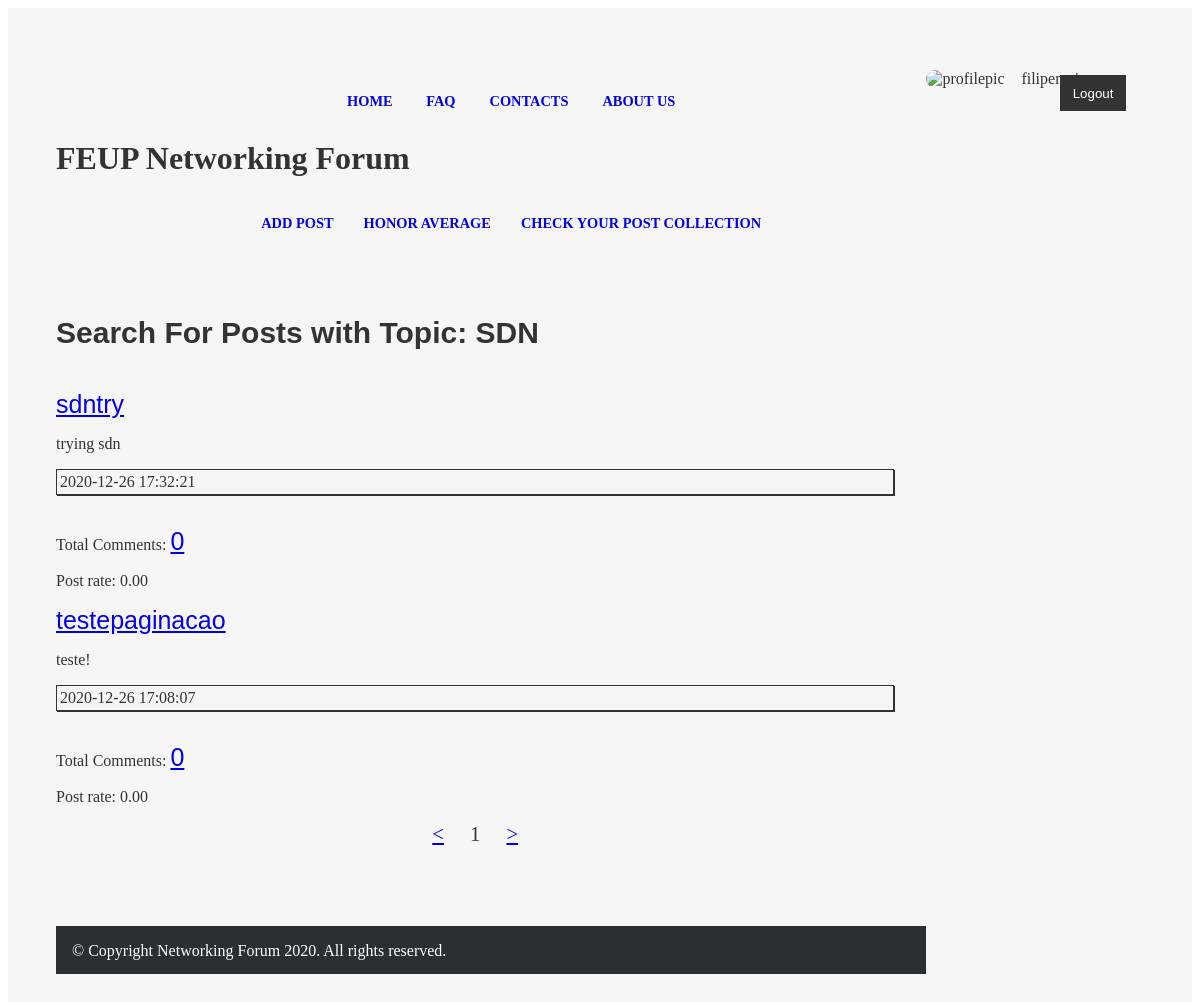
Before: /php/list_by_topic.php?topic=SDN (signed in) with the older database file.
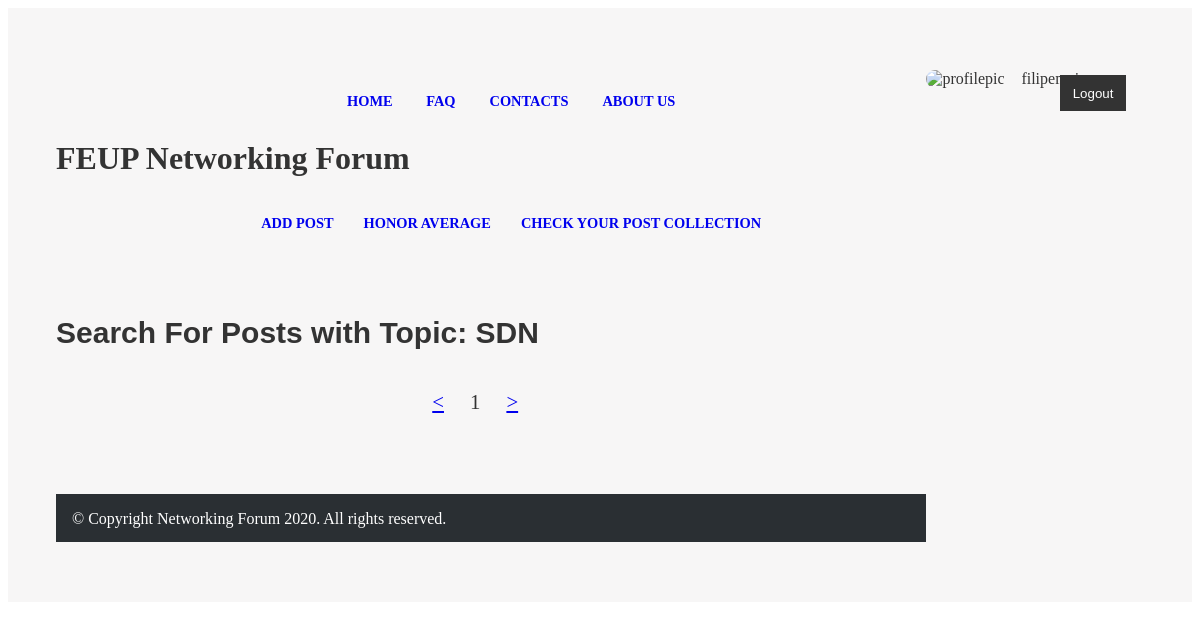
After: the same page with the newer database file.
### tables this page shows
CREATE TABLE forumpost (
    postid integer PRIMARY KEY AUTOINCREMENT,
    posttitle text NOT NULL,
    content text CHECK(LENGTH(content)>= 0 AND LENGTH(content)<20000),
    username text REFERENCES user, 
    published INTEGER, 
    topic text REFERENCES topic, 
    postrate integer CHECK(postrate>=0 AND postrate <=5)
    );

### php/list_by_topic.php (called while the page is built, shortened)
<?php
    require_once("../database/init.php");
    require_once("../database/posts.php");
    require_once("../database/comments.php");
    include_once("../templates/homepage_section/header_pagina_inicial_tpl.php");
    $topic = $_GET["topic"];
    $n_posts = getNumberOfPostsByTopic($topic);
    $n_pages = ceil($n_posts/2);
    if(isset($_GET["page"])){
      $page = $_GET["page"];
        if($page < 1){
          $page = 1;
        }
        if($page > $n_pages){
          $page = $n_pages;
        }
    } else{
        $page = 1;
    }
    $articles = getPostsByTopic($topic, $page);
    include_once("../templates/homepage_section/list_by_topic_tpl.php");
    include_once("../templates/static_sections/footer_tpl.php");
 ?>

### database/posts.php (called while the page is built, shortened)
<?php
function getPostsByTopic($topic, $page)
{
  global $dbh;
  $stmt = $dbh->prepare('SELECT postid, posttitle,content,topic, published, postrate FROM forumpost
                          WHERE topic = ? ORDER BY published DESC LIMIT ? OFFSET ?');
  $stmt->execute(array($topic, 2, ($page-1)*2));
  return $stmt->fetchAll();
}

### database/comments.php (called while the page is built, shortened)
<?php
  function getTotalOfCommentsOnPost($postid){
    global $dbh;
    $stmt = $dbh->prepare('SELECT COUNT(comment.postid) as numbOfComments FROM comment WHERE postid = ?');
    $stmt->execute(array($postid));
    return $stmt->fetchColumn();
  }
?>

### templates/homepage_section/list_by_topic_tpl.php (the view)
<section id="posts">
<article>
<aside id="related">
    <h1> Search For Posts with Topic: <?php echo $topic;?> </h1>
    <?php foreach ($articles as $article) { ?>
            <article>
                <a href="../php/post.php?postid=<?php echo $article['postid'] ?>"><?php echo $article['posttitle'] ?></a>
                <p><?php echo $article['content'] ?></p>
                <p class="date"><?= $article['published'] ;?></p>
                <?php $numbOfComments = getTotalOfCommentsOnPost($article['postid']); ?>
                <p>Total Comments: <a href="../php/post.php?postitle=<?php echo $article['posttitle'] ?>&postid=<?php echo $article['postid']?>">
                <?php echo $numbOfComments; ?></a>
                <p>Post rate: <?php echo number_format($article["postrate"], 2, '.', ''); ?></p>
    <?php  } ?>
</article>
</aside>
<div id="pagination">
      <a href="../php/list_by_topic.php?topic=<?php echo $topic;?>&page=<?php echo $page-1; ?>">&lt;</a>
        <?php echo $page ?>
      <a href="../php/list_by_topic.php?topic=<?php echo $topic;?>&page=<?php echo $page+1; ?>">&gt;</a>
</div>

Changed rows visible on the page:
removed forumpost: posttitle "sdntry", content "trying sdn", published "2020-12-26 17:32:21", numbOfComments "0", postrate "0.00"
removed forumpost: posttitle "testepaginacao", content "teste!", published "2020-12-26 17:08:07", numbOfComments "0", postrate "0.00"
